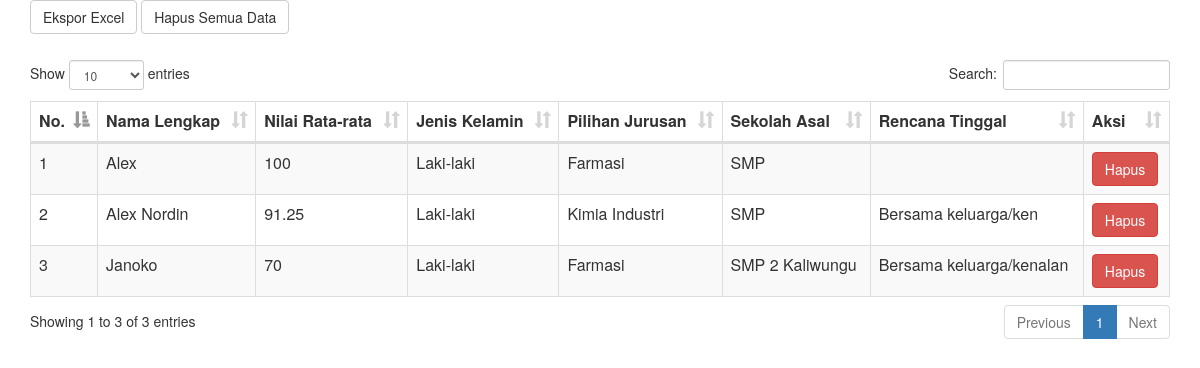
Page /login/daftar_peserta.php on the committed database.
### tables this page shows
CREATE TABLE IF NOT EXISTS `ppdb` (
  `id_ppdb` varchar(20) NOT NULL,
  `nama` varchar(40) NOT NULL,
  `jenis_kelamin` varchar(20) NOT NULL,
  `agama` varchar(15) NOT NULL,
  `tempat_lahir` varchar(15) NOT NULL,
  `tgl_lahir` varchar(35) NOT NULL,
  `alamat` text NOT NULL,
  `rt` varchar(4) NOT NULL,
  `rw` varchar(4) NOT NULL,
  `kd_pos` varchar(10) NOT NULL,
  `telp` varchar(15) NOT NULL,
  `hp` varchar(15) NOT NULL,
  `berat_badan` float NOT NULL,
  `tinggi_badan` float NOT NULL,
  `ortu` varchar(35) NOT NULL,
  `pekerjaan` varchar(20) NOT NULL,
  `penghasilan` varchar(25) NOT NULL,
  `hp_ortu` varchar(15) NOT NULL,
  `jml_sdr` int(4) NOT NULL,
  `anak_ke` int(4) NOT NULL,
  `jarak_sekolah` float NOT NULL,
  `sekolah_asal` varchar(40) NOT NULL,
  `nisn` varchar(25) NOT NULL,
  `thn_lulus` varchar(4) NOT NULL,
  `prestasi` text NOT NULL,
  `bhs` float NOT NULL,
  `mtk` float NOT NULL,
  `ing` float NOT NULL,
  `ipa` float NOT NULL,
  `rata` float NOT NULL,
  `jurusan` varchar(15) NOT NULL,
  `rencana` varchar(35) NOT NULL,
  `transportasi` varchar(25) NOT NULL,
  PRIMARY KEY (`id_ppdb`)
);

### login/daftar_peserta.php (the view, shortened to what this page needs)
<link rel="stylesheet" type="text/css" href="tabel/datatables.min.css"/>
<div class="container">
	<div class="row">
		<div class="col-md-5">
			<a href="eksport.php" class="btn btn-default">Ekspor Excel</a>
			<a href="?page=daftar&aksi=hapus_semua" class="btn btn-default" onclick="return confirm('Yakin ingin menghapus semua data? data yang hilang tidak bisa dikembalikan.');">Hapus Semua Data</a>
		</div>
		<br>
		<br>
		<br>
		<div class="col-md-12">
		<table id="tabel" class="display" cellspacing="0" width="100%">
			<thead>
				<tr>
					<th>No.</th>
					<th>Nama Lengkap</th>
					<th>Nilai Rata-rata</th>
					<th>Jenis Kelamin</th>
					<th>Pilihan Jurusan</th>
					<th>Sekolah Asal</th>
					<th>Rencana Tinggal</th>
					<th>Aksi</th>
				</tr>
			</thead>
				<tbody>
					<?php
					$no=1;
					$query=mysql_query("select * from ppdb");
					while($run=mysql_fetch_array($query)){
						?>
					<tr>
						<td><?php echo $no++; ?></td>
						<td><?php echo $run['nama']; ?></td>
						<td><?php echo $run['rata']; ?></td>
						<td><?php echo $run['jenis_kelamin']; ?></td>
						<td><?php echo $run['jurusan']; ?></td>
						<td><?php echo $run['sekolah_asal']; ?></td>
						<td><?php echo $run['rencana']; ?></td>
						<td><a href="?page=daftar&aksi=hapus&id=<?php echo $run['id_ppdb']; ?>" onClick="return confirm('Apakah anda ingin menghapus data ini?');" class="btn btn-danger">Hapus</a></td>
					</tr>
						<?php
					}
					 ?>
				</tbody>
		</table>
		</div>
	</div>
</div>

### rows in the picture
ppdb: nama "Alex", rata "100", jenis_kelamin "Laki-laki", jurusan "Farmasi", sekolah_asal "SMP"
ppdb: nama "Alex Nordin", rata "91.25", jenis_kelamin "Laki-laki", jurusan "Kimia Industri", sekolah_asal "SMP", rencana "Bersama keluarga/ken"
ppdb: nama "Janoko", rata "70", jenis_kelamin "Laki-laki", jurusan "Farmasi", sekolah_asal "SMP 2 Kaliwungu", rencana "Bersama keluarga/kenalan"
